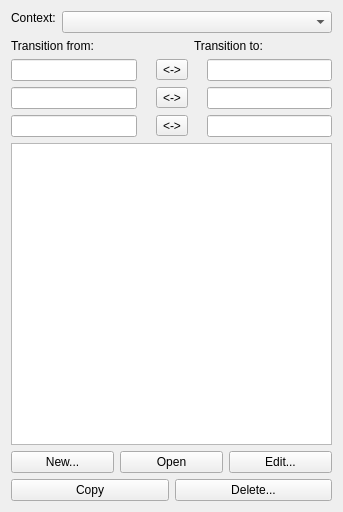
<?xml version="1.0" encoding="UTF-8"?>
<ui version="4.0">
 <class>CTransitionBrowser</class>
 <widget class="QWidget" name="CTransitionBrowser">
  <property name="geometry">
   <rect>
    <x>0</x>
    <y>0</y>
    <width>343</width>
    <height>512</height>
   </rect>
  </property>
  <layout class="QVBoxLayout" name="verticalLayout">
   <item>
    <layout class="QHBoxLayout" name="horizontalLayout">
     <item>
      <widget class="QLabel" name="STATIC">
       <property name="text">
        <string>Context:</string>
       </property>
       <property name="alignment">
        <set>Qt::AlignLeading|Qt::AlignLeft|Qt::AlignTop</set>
       </property>
      </widget>
     </item>
     <item>
      <widget class="QComboBox" name="CONTEXT">
       <property name="sizePolicy">
        <sizepolicy hsizetype="MinimumExpanding" vsizetype="Fixed">
         <horstretch>0</horstretch>
         <verstretch>0</verstretch>
        </sizepolicy>
       </property>
      </widget>
     </item>
    </layout>
   </item>
   <item>
    <layout class="QGridLayout" name="gridLayout">
     <item row="0" column="0">
      <widget class="QLabel" name="label">
       <property name="text">
        <string>Transition from:</string>
       </property>
      </widget>
     </item>
     <item row="0" column="3" colspan="2">
      <widget class="QLabel" name="label_2">
       <property name="text">
        <string>Transition to:</string>
       </property>
      </widget>
     </item>
     <item row="1" column="0">
      <widget class="QLineEdit" name="FILTER_FRAGMENTS_FROM">
       <property name="alignment">
        <set>Qt::AlignLeading|Qt::AlignLeft|Qt::AlignVCenter</set>
       </property>
      </widget>
     </item>
     <item row="1" column="1">
      <widget class="QLabel" name="FRAGMENT_FILTER_ICON_LHS">
       <property name="pixmap">
        <pixmap resource="../mannequindialog.qrc">:/FragmentBrowser/Controls/mann_folder.png</pixmap>
       </property>
      </widget>
     </item>
     <item row="1" column="2">
      <widget class="QToolButton" name="SWAP_FRAGMENT_FILTER">
       <property name="toolTip">
        <string>Swap Fragment Filters</string>
       </property>
       <property name="text">
        <string>&lt;-&gt;</string>
       </property>
      </widget>
     </item>
     <item row="1" column="3">
      <widget class="QLabel" name="FRAGMENT_FILTER_ICON_RHS">
       <property name="pixmap">
        <pixmap resource="../mannequindialog.qrc">:/FragmentBrowser/Controls/mann_folder.png</pixmap>
       </property>
      </widget>
     </item>
     <item row="1" column="4">
      <widget class="QLineEdit" name="FILTER_FRAGMENTS_TO">
       <property name="alignment">
        <set>Qt::AlignLeading|Qt::AlignLeft|Qt::AlignVCenter</set>
       </property>
      </widget>
     </item>
     <item row="2" column="0">
      <widget class="QLineEdit" name="FILTER_TAGS_FROM">
       <property name="alignment">
        <set>Qt::AlignLeading|Qt::AlignLeft|Qt::AlignVCenter</set>
       </property>
      </widget>
     </item>
     <item row="2" column="1">
      <widget class="QLabel" name="FRAGMENT_FILTER_ICON_LHS_2">
       <property name="pixmap">
        <pixmap resource="../mannequindialog.qrc">:/FragmentBrowser/Controls/mann_tag.png</pixmap>
       </property>
      </widget>
     </item>
     <item row="2" column="2">
      <widget class="QToolButton" name="SWAP_TAG_FILTER">
       <property name="toolTip">
        <string>Swap Tag Filters</string>
       </property>
       <property name="text">
        <string>&lt;-&gt;</string>
       </property>
      </widget>
     </item>
     <item row="2" column="3">
      <widget class="QLabel" name="FRAGMENT_FILTER_ICON_RHS_2">
       <property name="pixmap">
        <pixmap resource="../mannequindialog.qrc">:/FragmentBrowser/Controls/mann_tag.png</pixmap>
       </property>
      </widget>
     </item>
     <item row="2" column="4">
      <widget class="QLineEdit" name="FILTER_TAGS_TO">
       <property name="alignment">
        <set>Qt::AlignLeading|Qt::AlignLeft|Qt::AlignVCenter</set>
       </property>
      </widget>
     </item>
     <item row="3" column="0">
      <widget class="QLineEdit" name="FILTER_ANIM_CLIP_FROM">
       <property name="alignment">
        <set>Qt::AlignLeading|Qt::AlignLeft|Qt::AlignVCenter</set>
       </property>
      </widget>
     </item>
     <item row="3" column="1">
      <widget class="QLabel" name="FRAGMENT_FILTER_ICON_LHS_3">
       <property name="pixmap">
        <pixmap resource="../mannequindialog.qrc">:/FragmentBrowser/Controls/animation.png</pixmap>
       </property>
      </widget>
     </item>
     <item row="3" column="2">
      <widget class="QToolButton" name="SWAP_ANIM_CLIP_FILTER">
       <property name="toolTip">
        <string>Swap Anim Clip Filters</string>
       </property>
       <property name="text">
        <string>&lt;-&gt;</string>
       </property>
      </widget>
     </item>
     <item row="3" column="3">
      <widget class="QLabel" name="FRAGMENT_FILTER_ICON_RHS_3">
       <property name="pixmap">
        <pixmap resource="../mannequindialog.qrc">:/FragmentBrowser/Controls/animation.png</pixmap>
       </property>
      </widget>
     </item>
     <item row="3" column="4">
      <widget class="QLineEdit" name="FILTER_ANIM_CLIP_TO">
       <property name="alignment">
        <set>Qt::AlignLeading|Qt::AlignLeft|Qt::AlignVCenter</set>
       </property>
      </widget>
     </item>
    </layout>
   </item>
   <item>
    <widget class="CTransitionBrowserTreeCtrl" name="treeWidget">
     <property name="columnCount">
      <number>2</number>
     </property>
     <attribute name="headerVisible">
      <bool>false</bool>
     </attribute>
     <column>
      <property name="text">
       <string notr="true">1</string>
      </property>
     </column>
     <column>
      <property name="text">
       <string notr="true">2</string>
      </property>
     </column>
    </widget>
   </item>
   <item>
    <layout class="QHBoxLayout" name="horizontalLayout_2">
     <item>
      <widget class="QPushButton" name="NEW">
       <property name="toolTip">
        <string>New Transition</string>
       </property>
       <property name="text">
        <string>New...</string>
       </property>
       <property name="icon">
        <iconset resource="../mannequindialog.qrc">
         <normaloff>:/FragmentBrowser/Controls/mann_tagdef_toolbar_05.png</normaloff>:/FragmentBrowser/Controls/mann_tagdef_toolbar_05.png</iconset>
       </property>
      </widget>
     </item>
     <item>
      <widget class="QPushButton" name="BLEND_OPEN">
       <property name="toolTip">
        <string>Open Transition in Transition Editor</string>
       </property>
       <property name="text">
        <string>Open</string>
       </property>
      </widget>
     </item>
     <item>
      <widget class="QPushButton" name="EDIT">
       <property name="toolTip">
        <string>Edit Transition</string>
       </property>
       <property name="text">
        <string>Edit...</string>
       </property>
       <property name="icon">
        <iconset resource="../mannequindialog.qrc">
         <normaloff>:/FragmentBrowser/Controls/mann_tagdef_toolbar_06.png</normaloff>:/FragmentBrowser/Controls/mann_tagdef_toolbar_06.png</iconset>
       </property>
      </widget>
     </item>
    </layout>
   </item>
   <item>
    <layout class="QHBoxLayout" name="horizontalLayout_3">
     <item>
      <widget class="QPushButton" name="COPY">
       <property name="toolTip">
        <string>Copy Transition</string>
       </property>
       <property name="text">
        <string>Copy</string>
       </property>
      </widget>
     </item>
     <item>
      <widget class="QPushButton" name="DELETEBTN">
       <property name="toolTip">
        <string>Delete Transition</string>
       </property>
       <property name="text">
        <string>Delete...</string>
       </property>
       <property name="icon">
        <iconset resource="../mannequindialog.qrc">
         <normaloff>:/FragmentBrowser/Controls/mann_tagdef_toolbar_07.png</normaloff>:/FragmentBrowser/Controls/mann_tagdef_toolbar_07.png</iconset>
       </property>
      </widget>
     </item>
    </layout>
   </item>
  </layout>
 </widget>
 <customwidgets>
  <customwidget>
   <class>CTransitionBrowserTreeCtrl</class>
   <extends>QTreeWidget</extends>
   <header>Mannequin/Controls/TransitionBrowser.h</header>
  </customwidget>
 </customwidgets>
 <resources>
  <include location="../mannequindialog.qrc"/>
 </resources>
 <connections/>
</ui>
